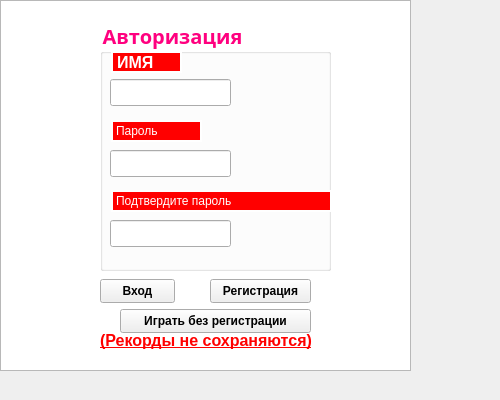
<?xml version="1.0" encoding="UTF-8"?>
<ui version="4.0">
 <class>Form</class>
 <widget class="QWidget" name="Form">
  <property name="geometry">
   <rect>
    <x>0</x>
    <y>0</y>
    <width>500</width>
    <height>400</height>
   </rect>
  </property>
  <property name="windowTitle">
   <string>Form</string>
  </property>
  <widget class="QGroupBox" name="groupBox">
   <property name="geometry">
    <rect>
     <x>100</x>
     <y>20</y>
     <width>231</width>
     <height>251</height>
    </rect>
   </property>
   <property name="font">
    <font>
     <family>Script MT Bold</family>
     <pointsize>15</pointsize>
     <italic>false</italic>
     <bold>true</bold>
    </font>
   </property>
   <property name="styleSheet">
    <string notr="true">
color: rgb(255, 0, 127);
font: 700 15pt &quot;Script MT Bold&quot;;</string>
   </property>
   <property name="title">
    <string>Авторизация</string>
   </property>
   <widget class="QLabel" name="name">
    <property name="geometry">
     <rect>
      <x>11</x>
      <y>31</y>
      <width>71</width>
      <height>22</height>
     </rect>
    </property>
    <property name="font">
     <font>
      <family>Segoe UI</family>
      <pointsize>12</pointsize>
      <italic>false</italic>
      <bold>true</bold>
     </font>
    </property>
    <property name="styleSheet">
     <string notr="true">font: 700 12pt &quot;Segoe UI&quot;;
background-color: rgb(255, 0, 0);
border: 2px solid #fff; 
color: #fff;</string>
    </property>
    <property name="text">
     <string>ИМЯ</string>
    </property>
   </widget>
   <widget class="QLineEdit" name="lineEdit">
    <property name="geometry">
     <rect>
      <x>10</x>
      <y>59</y>
      <width>121</width>
      <height>27</height>
     </rect>
    </property>
   </widget>
   <widget class="QLabel" name="pass">
    <property name="geometry">
     <rect>
      <x>11</x>
      <y>100</y>
      <width>91</width>
      <height>22</height>
     </rect>
    </property>
    <property name="styleSheet">
     <string notr="true">font: 700 12pt &quot;Segoe UI&quot;;
background-color: rgb(255, 0, 0);
border: 2px solid #fff; 
color: #fff;</string>
    </property>
    <property name="text">
     <string>Пароль</string>
    </property>
   </widget>
   <widget class="QLineEdit" name="lineEdit_password">
    <property name="geometry">
     <rect>
      <x>10</x>
      <y>130</y>
      <width>121</width>
      <height>27</height>
     </rect>
    </property>
   </widget>
   <widget class="QLineEdit" name="lineEdit_passwordCheck">
    <property name="geometry">
     <rect>
      <x>10</x>
      <y>200</y>
      <width>121</width>
      <height>27</height>
     </rect>
    </property>
   </widget>
   <widget class="QLabel" name="passCheck">
    <property name="geometry">
     <rect>
      <x>11</x>
      <y>170</y>
      <width>221</width>
      <height>22</height>
     </rect>
    </property>
    <property name="styleSheet">
     <string notr="true">font: 700 12pt &quot;Segoe UI&quot;;
background-color: rgb(255, 0, 0);
border: 2px solid #fff; 
color: #fff;</string>
    </property>
    <property name="text">
     <string>Подтвердите пароль</string>
    </property>
   </widget>
  </widget>
  <widget class="QGraphicsView" name="graphicsView">
   <property name="geometry">
    <rect>
     <x>0</x>
     <y>0</y>
     <width>411</width>
     <height>371</height>
    </rect>
   </property>
   <property name="autoFillBackground">
    <bool>true</bool>
   </property>
   <property name="styleSheet">
    <string notr="true">background-image: url(:/images/regmenu.png);</string>
   </property>
  </widget>
  <widget class="QPushButton" name="back">
   <property name="geometry">
    <rect>
     <x>20</x>
     <y>20</y>
     <width>71</width>
     <height>61</height>
    </rect>
   </property>
   <property name="styleSheet">
    <string notr="true">background-image: url(:/images/arrow-right.png);
background-repeat: no-repeat;
border: 0;
</string>
   </property>
   <property name="text">
    <string/>
   </property>
  </widget>
  <widget class="QLabel" name="label_3">
   <property name="geometry">
    <rect>
     <x>100</x>
     <y>330</y>
     <width>251</width>
     <height>21</height>
    </rect>
   </property>
   <property name="font">
    <font>
     <family>Segoe UI</family>
     <pointsize>12</pointsize>
     <italic>false</italic>
     <bold>true</bold>
     <underline>true</underline>
    </font>
   </property>
   <property name="styleSheet">
    <string notr="true">color: rgb(255, 0, 0);
font: 700 12pt &quot;Segoe UI&quot;;
text-decoration: underline;
</string>
   </property>
   <property name="text">
    <string>(Рекорды не сохраняются)</string>
   </property>
  </widget>
  <widget class="QPushButton" name="playNoReg">
   <property name="geometry">
    <rect>
     <x>120</x>
     <y>309</y>
     <width>191</width>
     <height>24</height>
    </rect>
   </property>
   <property name="font">
    <font>
     <bold>true</bold>
    </font>
   </property>
   <property name="text">
    <string>Играть без регистрации</string>
   </property>
  </widget>
  <widget class="QPushButton" name="reg">
   <property name="geometry">
    <rect>
     <x>210</x>
     <y>279</y>
     <width>101</width>
     <height>24</height>
    </rect>
   </property>
   <property name="font">
    <font>
     <bold>true</bold>
    </font>
   </property>
   <property name="text">
    <string>Регистрация</string>
   </property>
  </widget>
  <widget class="QPushButton" name="play">
   <property name="geometry">
    <rect>
     <x>100</x>
     <y>279</y>
     <width>75</width>
     <height>24</height>
    </rect>
   </property>
   <property name="font">
    <font>
     <bold>true</bold>
    </font>
   </property>
   <property name="text">
    <string>Вход</string>
   </property>
  </widget>
  <zorder>graphicsView</zorder>
  <zorder>groupBox</zorder>
  <zorder>back</zorder>
  <zorder>label_3</zorder>
  <zorder>playNoReg</zorder>
  <zorder>reg</zorder>
  <zorder>play</zorder>
 </widget>
 <resources/>
 <connections/>
</ui>
